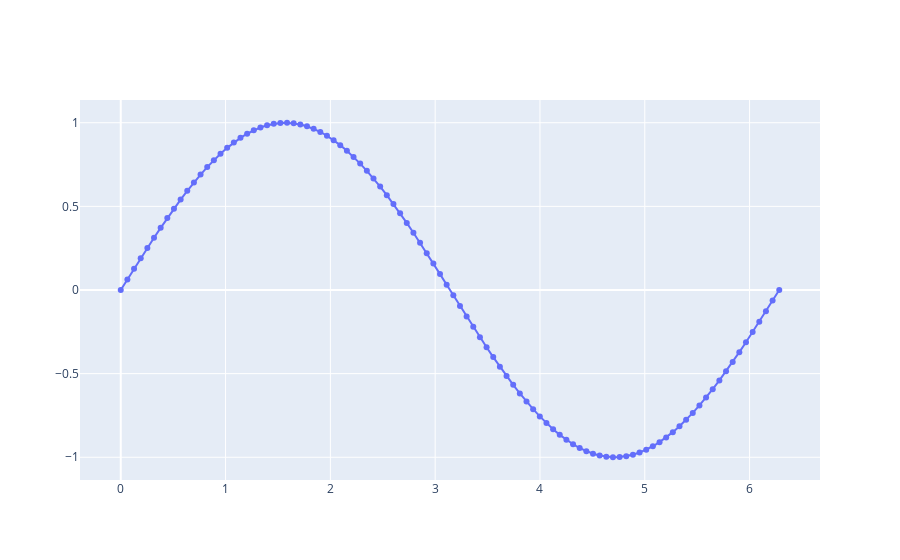

The notebook cell this image was saved under:
### Code cell
fig3.add_scatter(x = x , y=y, mode = 'lines+markers')
